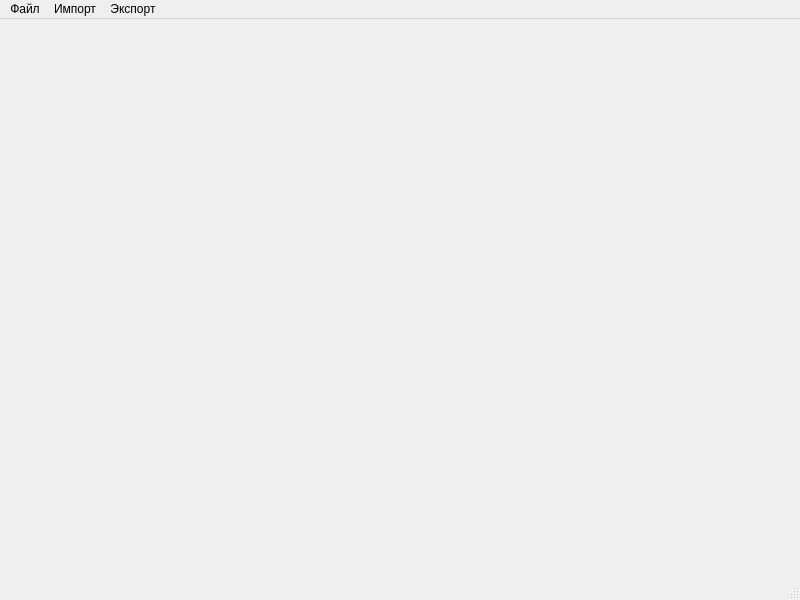
<?xml version="1.0" encoding="UTF-8"?>
<ui version="4.0">
 <class>StankinScheduleEditor2</class>
 <widget class="QMainWindow" name="StankinScheduleEditor2">
  <property name="geometry">
   <rect>
    <x>0</x>
    <y>0</y>
    <width>800</width>
    <height>600</height>
   </rect>
  </property>
  <property name="windowTitle">
   <string>StankinScheduleEditor2</string>
  </property>
  <widget class="QWidget" name="centralwidget"/>
  <widget class="QMenuBar" name="menubar">
   <property name="geometry">
    <rect>
     <x>0</x>
     <y>0</y>
     <width>800</width>
     <height>21</height>
    </rect>
   </property>
   <widget class="QMenu" name="menu">
    <property name="title">
     <string>Файл</string>
    </property>
    <addaction name="action"/>
    <addaction name="action_2"/>
    <addaction name="action_3"/>
    <addaction name="action_4"/>
    <addaction name="separator"/>
    <addaction name="action_6"/>
   </widget>
   <widget class="QMenu" name="menu_2">
    <property name="title">
     <string>Импорт</string>
    </property>
   </widget>
   <widget class="QMenu" name="menu_3">
    <property name="title">
     <string>Экспорт</string>
    </property>
   </widget>
   <addaction name="menu"/>
   <addaction name="menu_2"/>
   <addaction name="menu_3"/>
  </widget>
  <widget class="QStatusBar" name="statusbar"/>
  <action name="action">
   <property name="text">
    <string>Создать</string>
   </property>
  </action>
  <action name="action_2">
   <property name="text">
    <string>Открыть</string>
   </property>
  </action>
  <action name="action_3">
   <property name="text">
    <string>Сохранить</string>
   </property>
  </action>
  <action name="action_4">
   <property name="text">
    <string>Сохранить как...</string>
   </property>
  </action>
  <action name="action_6">
   <property name="text">
    <string>Выйти</string>
   </property>
  </action>
 </widget>
 <resources/>
 <connections/>
</ui>
